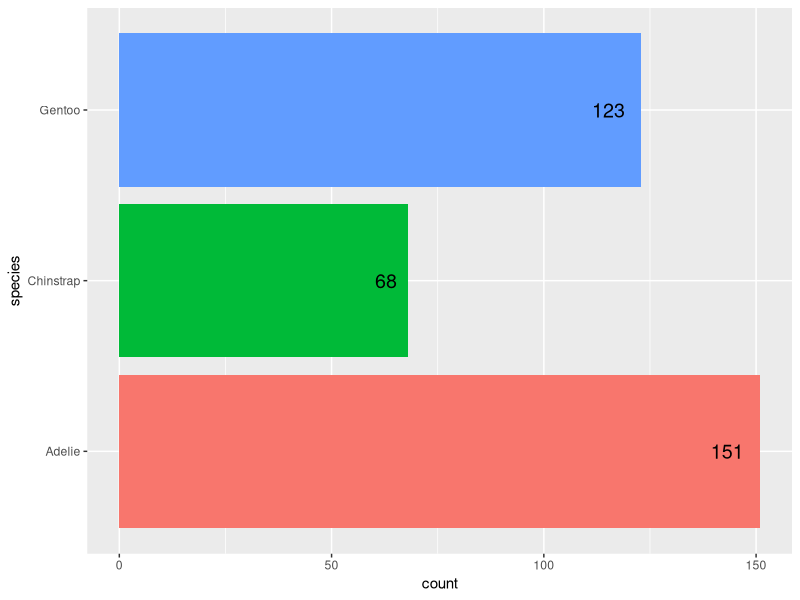
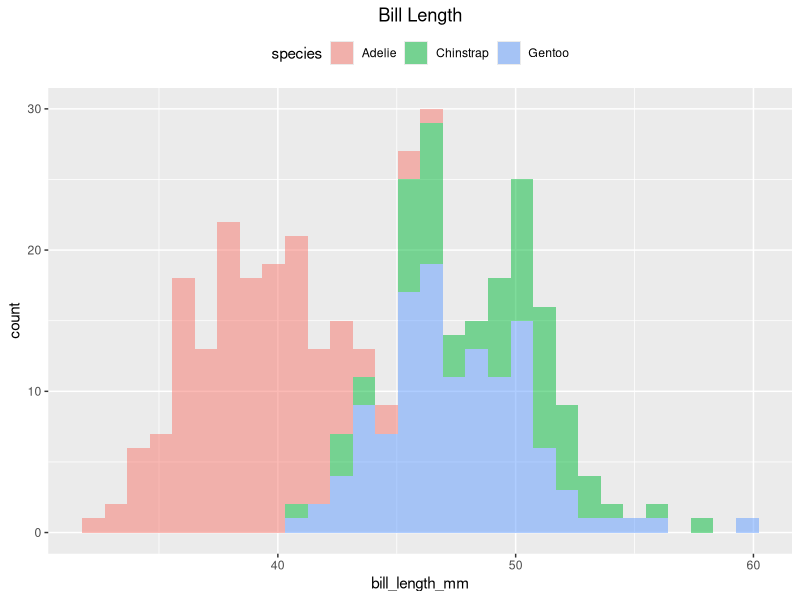
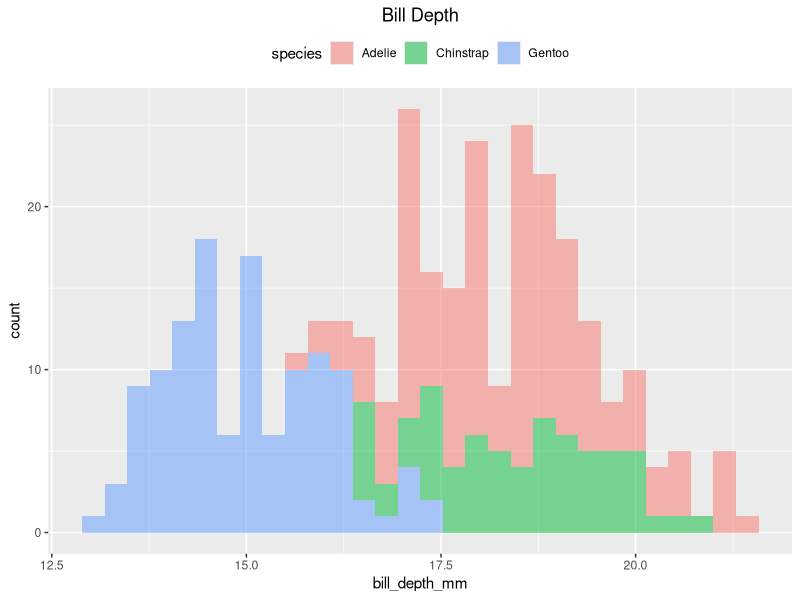
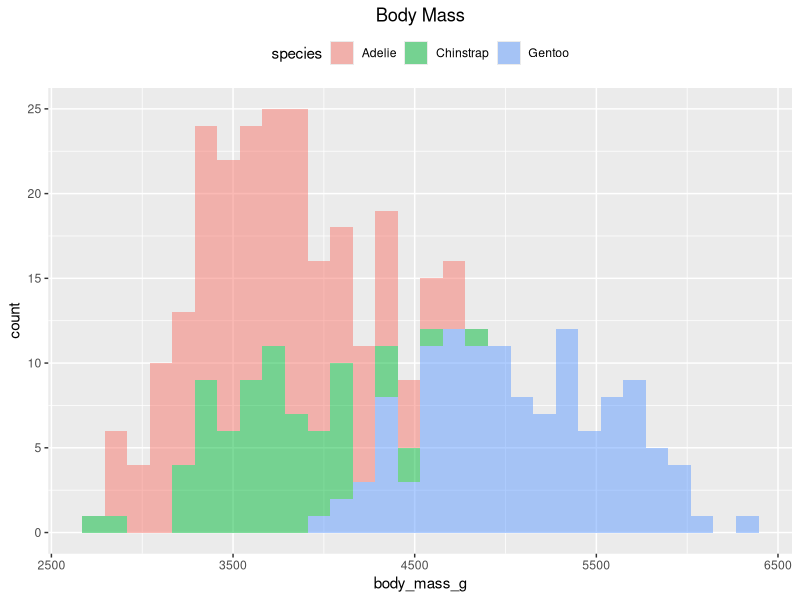
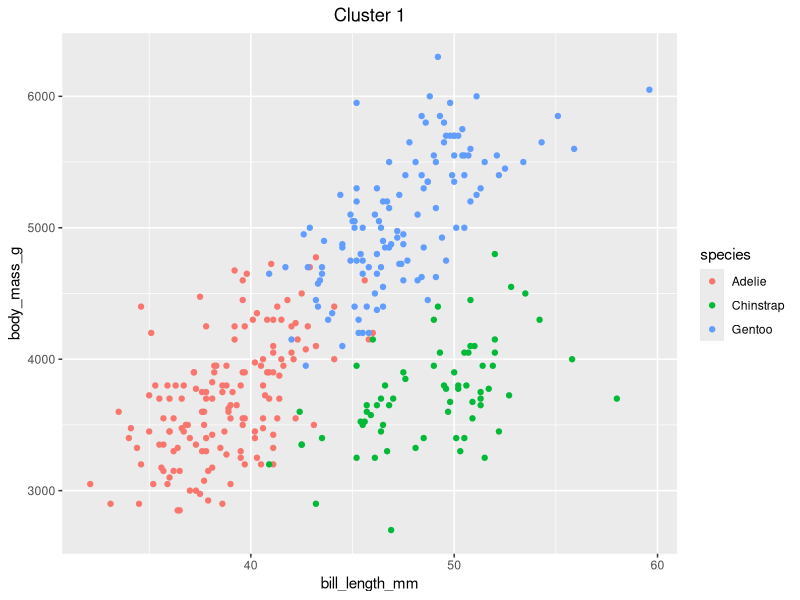
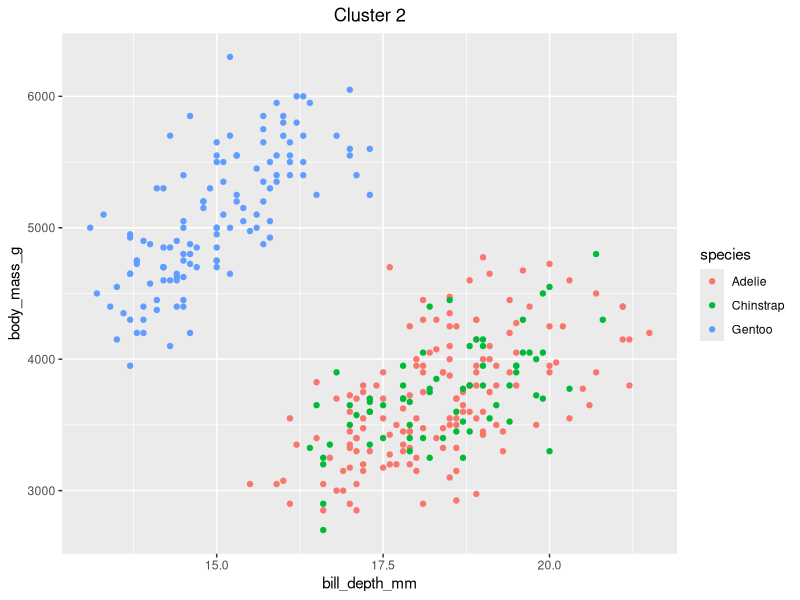
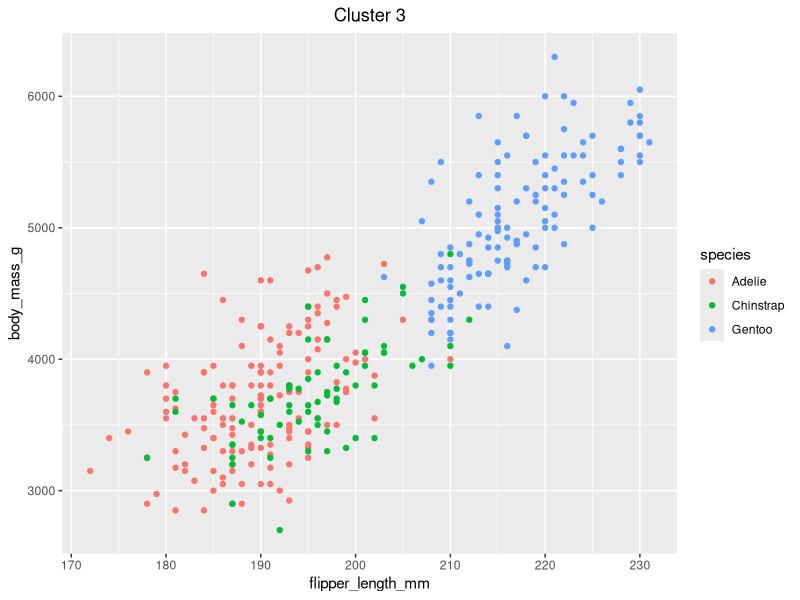

Generate these figures, in order, with R:
# install.packages("palmerpenguins")


library(palmerpenguins)
library(tidyverse)
library(ggplot2)
library(Hmisc)
library(class)


data <- penguins %>% 
  # dropping observations where predictive features are missing
  drop_na(bill_length_mm, bill_depth_mm, flipper_length_mm)  


# Basic Exploratory data analysis (Overview about data)
# Distribution of observations by species
data %>% 
  ggplot(aes(y = species, fill = species))+
  geom_bar()+
  geom_text(aes(label = ..count..),
            stat = "count",
            hjust=1.5,
            colour = "black",
            size = 5)+
  theme(legend.position = "none")


data %>% 
  ggplot(aes(x = bill_length_mm, fill = species))+
  geom_histogram(alpha = 0.5)+
  theme(legend.position = "top",
        plot.title = element_text(hjust = 0.5))+
  ggtitle("Bill Length")


data %>% 
  ggplot(aes(x = bill_depth_mm, fill = species))+
  geom_histogram(alpha = 0.5)+
  theme(legend.position = "top",
        plot.title = element_text(hjust = 0.5))+
  ggtitle("Bill Depth")


data %>% 
  ggplot(aes(x = body_mass_g, fill = species))+
  geom_histogram(alpha = 0.5)+
  theme(legend.position = "top",
        plot.title = element_text(hjust = 0.5))+
  ggtitle("Body Mass")


data %>% 
  filter(!is.na(sex)) %>% 
  filter(species == "Adelie") %>% 
  group_by(sex) %>% 
  summarise(avg_bill_length = mean(bill_length_mm, na.rm = TRUE),
            avg_bill_depth = mean(bill_depth_mm, na.rm = TRUE),
            avg_flipper_lengt = mean(flipper_length_mm, na.rm = TRUE),
            avg_weight_g = mean(body_mass_g, na.rm = TRUE))


data %>% 
  filter(!is.na(sex)) %>% 
  filter(species == "Gentoo") %>% 
  group_by(sex) %>% 
  summarise(avg_bill_length = mean(bill_length_mm, na.rm = TRUE),
            avg_bill_depth = mean(bill_depth_mm, na.rm = TRUE),
            avg_flipper_lengt = mean(flipper_length_mm, na.rm = TRUE),
            avg_weight_g = mean(body_mass_g, na.rm = TRUE))


data %>% 
  filter(!is.na(sex)) %>% 
  filter(species == "Chinstrap") %>% 
  group_by(sex) %>% 
  summarise(avg_bill_length = mean(bill_length_mm, na.rm = TRUE),
            avg_bill_depth = mean(bill_depth_mm, na.rm = TRUE),
            avg_flipper_lengt = mean(flipper_length_mm, na.rm = TRUE),
            avg_weight_g = mean(body_mass_g, na.rm = TRUE))


data %>% 
  ggplot(aes(x = bill_length_mm, y = body_mass_g, colour = species))+
  geom_point()+
  ggtitle("Cluster 1")+
  theme(plot.title = element_text(hjust = 0.5))


data %>% 
  ggplot(aes(x = bill_depth_mm, y = body_mass_g, colour = species))+
  geom_point()+
  ggtitle("Cluster 2")+
  theme(plot.title = element_text(hjust = 0.5))


data %>% 
  ggplot(aes(x = flipper_length_mm, y = body_mass_g, colour = species))+
  geom_point()+
  ggtitle("Cluster 3")+
  theme(plot.title = element_text(hjust = 0.5))



# Classification of sex with k-nearest neighbour classification algorithm

# 1:
# Finding optimal values for kNN algorithm
# Testing accuracy with train set and test set
# separating training set and testig set with 80/20 separation

set.seed(0911) #reproducibility

# sampling for train set observations (80% of data)
obs_train <- sample(x = seq(1, nrow(data)),
                    size = nrow(data)*0.8)

# sampling for test set observations (20% of data)
obs_test <- seq(1, nrow(data))[- obs_train]


# Normalization function
normalizer <- function(x) {
  (x - min(x)) / (max(x) - min(x))
}


# manipulating data for kNN algorithm testing
data_knn <- data %>% 
  mutate(bill_length_mm = normalizer(bill_length_mm),
         bill_depth_mm = normalizer(bill_depth_mm),
         flipper_length_mm = normalizer(flipper_length_mm),
         body_mass_g = normalizer(body_mass_g),
         # transforming character factor into numerics
         species = as.numeric(species), 
         island = as.numeric(island))


# generating trainset and testset
train_set <- data_knn[obs_train,] %>% 
  drop_na() #dropping observations where sex is latent
test_set <- data_knn[obs_test,] %>% 
  drop_na()


# extracting target column (sex)
trainset_target <- train_set$sex
testset_target <- test_set$sex


# exluding variable sex from train set and test set
train_set <- train_set %>% 
  select(- sex)

test_set <- test_set %>% 
  select(- sex)


# Algorithm
# defining INITIAL k (using sqare root as rule of thumb)
initial_k <- round(sqrt(dim(train_set)[1]))
if (initial_k %% 2 == 1) {
  initial_k = initial_k} else {
  initial_k = initial_k + 1} # +1 if k is even, as we want odd k


# predictions with kNN algorithm
predictions <- knn(train = train_set,
                   test = test_set,
                   cl = trainset_target,
                   k = initial_k)

# calculating accuracy of kNN algorithm
accuracy_initial_k <- sum(predictions == testset_target) / length(predictions)
print(accuracy_initial_k)


#2. Predicting missing values for sex with kNN


# observations where sex is latent
latent_obs_sex <- which(is.na(data$sex))

data_sex_latent <- data[latent_obs_sex,] %>% 
  mutate(bill_length_mm = normalizer(bill_length_mm),
         bill_depth_mm = normalizer(bill_depth_mm),
         flipper_length_mm = normalizer(flipper_length_mm),
         body_mass_g = normalizer(body_mass_g),
         species = as.numeric(species), 
         island = as.numeric(island))


data_sex_available <- data[-latent_obs_sex,] %>%
  mutate(bill_length_mm = normalizer(bill_length_mm),
         bill_depth_mm = normalizer(bill_depth_mm),
         flipper_length_mm = normalizer(flipper_length_mm),
         body_mass_g = normalizer(body_mass_g),
         species = as.numeric(species), 
         island = as.numeric(island))

# extracting true classification values from non-latent data set
true_class <- data_sex_available$sex


# omitting column sex from data sets
data_sex_latent <- data_sex_latent %>% 
  select(- sex)

data_sex_available <- data_sex_available %>% 
  select(- sex)


# calculating k
initial_k <- round(sqrt(dim(data_sex_available)[1]))
if (initial_k %% 2 == 1) {
  initial_k = initial_k} else {
    initial_k = initial_k + 1} # +1 if k is even, as we want odd k

# predictions
predictions_sex_latent <- knn(train = data_sex_available,
                              test = data_sex_latent,
                              cl = true_class,
                              k = initial_k)


# implementing predicted values into initial data set
data$sex[latent_obs_sex] <- predictions_sex_latent
